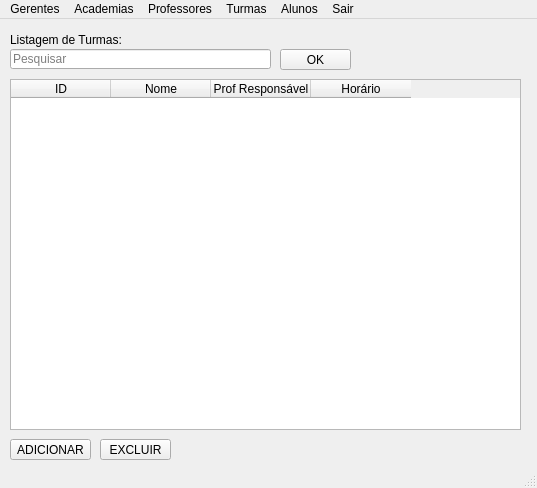
<?xml version="1.0" encoding="UTF-8"?>
<ui version="4.0">
 <class>MainWindow</class>
 <widget class="QMainWindow" name="MainWindow">
  <property name="geometry">
   <rect>
    <x>0</x>
    <y>0</y>
    <width>537</width>
    <height>488</height>
   </rect>
  </property>
  <property name="windowTitle">
   <string>MainWindow</string>
  </property>
  <widget class="QWidget" name="centralwidget">
   <widget class="QTableWidget" name="tableWidget">
    <property name="geometry">
     <rect>
      <x>10</x>
      <y>60</y>
      <width>511</width>
      <height>351</height>
     </rect>
    </property>
    <column>
     <property name="text">
      <string>ID</string>
     </property>
    </column>
    <column>
     <property name="text">
      <string>Nome</string>
     </property>
    </column>
    <column>
     <property name="text">
      <string>Prof Responsável</string>
     </property>
    </column>
    <column>
     <property name="text">
      <string>Horário</string>
     </property>
    </column>
   </widget>
   <widget class="QLabel" name="label">
    <property name="geometry">
     <rect>
      <x>10</x>
      <y>10</y>
      <width>131</width>
      <height>21</height>
     </rect>
    </property>
    <property name="text">
     <string>Listagem de Turmas:</string>
    </property>
   </widget>
   <widget class="QLineEdit" name="lineEdit">
    <property name="geometry">
     <rect>
      <x>10</x>
      <y>30</y>
      <width>261</width>
      <height>20</height>
     </rect>
    </property>
    <property name="placeholderText">
     <string>Pesquisar</string>
    </property>
   </widget>
   <widget class="QPushButton" name="pushButton">
    <property name="geometry">
     <rect>
      <x>280</x>
      <y>30</y>
      <width>71</width>
      <height>21</height>
     </rect>
    </property>
    <property name="text">
     <string>OK</string>
    </property>
   </widget>
   <widget class="QPushButton" name="pushButton_2">
    <property name="geometry">
     <rect>
      <x>10</x>
      <y>420</y>
      <width>81</width>
      <height>21</height>
     </rect>
    </property>
    <property name="text">
     <string>ADICIONAR</string>
    </property>
   </widget>
   <widget class="QPushButton" name="pushButton_3">
    <property name="geometry">
     <rect>
      <x>100</x>
      <y>420</y>
      <width>71</width>
      <height>21</height>
     </rect>
    </property>
    <property name="text">
     <string>EXCLUIR</string>
    </property>
   </widget>
  </widget>
  <widget class="QMenuBar" name="menubar">
   <property name="geometry">
    <rect>
     <x>0</x>
     <y>0</y>
     <width>537</width>
     <height>21</height>
    </rect>
   </property>
   <widget class="QMenu" name="menuInicio">
    <property name="title">
     <string>Academias</string>
    </property>
    <addaction name="actionCadastrar"/>
    <addaction name="actionExcluir"/>
    <addaction name="actionListar"/>
   </widget>
   <widget class="QMenu" name="menuGerentes">
    <property name="title">
     <string>Gerentes</string>
    </property>
    <addaction name="actionCadastrar_2"/>
    <addaction name="actionExcluir_2"/>
    <addaction name="actionListar_2"/>
   </widget>
   <widget class="QMenu" name="menuProfessores">
    <property name="title">
     <string>Professores</string>
    </property>
    <addaction name="actionCadastrar_3"/>
    <addaction name="actionExluir"/>
    <addaction name="actionListar_3"/>
   </widget>
   <widget class="QMenu" name="menuTurmas">
    <property name="title">
     <string>Turmas</string>
    </property>
    <addaction name="actionCadastrar_4"/>
    <addaction name="actionExcluir_3"/>
    <addaction name="actionListar_4"/>
   </widget>
   <widget class="QMenu" name="menuAlunos">
    <property name="title">
     <string>Alunos</string>
    </property>
    <addaction name="actionCadastrar_5"/>
    <addaction name="actionExcluir_4"/>
    <addaction name="actionListar_5"/>
   </widget>
   <widget class="QMenu" name="menuSair">
    <property name="title">
     <string>Sair</string>
    </property>
    <addaction name="actionVoltar_ao_Login"/>
   </widget>
   <addaction name="menuGerentes"/>
   <addaction name="menuInicio"/>
   <addaction name="menuProfessores"/>
   <addaction name="menuTurmas"/>
   <addaction name="menuAlunos"/>
   <addaction name="menuSair"/>
  </widget>
  <widget class="QStatusBar" name="statusbar"/>
  <action name="actionCadastrar">
   <property name="text">
    <string>Cadastrar</string>
   </property>
  </action>
  <action name="actionExcluir">
   <property name="text">
    <string>Excluir</string>
   </property>
  </action>
  <action name="actionListar">
   <property name="text">
    <string>Listar</string>
   </property>
  </action>
  <action name="actionCadastrar_2">
   <property name="text">
    <string>Cadastrar</string>
   </property>
  </action>
  <action name="actionExcluir_2">
   <property name="text">
    <string>Excluir</string>
   </property>
  </action>
  <action name="actionListar_2">
   <property name="text">
    <string>Listar</string>
   </property>
  </action>
  <action name="actionCadastrar_3">
   <property name="text">
    <string>Cadastrar</string>
   </property>
  </action>
  <action name="actionExluir">
   <property name="text">
    <string>Exluir</string>
   </property>
  </action>
  <action name="actionListar_3">
   <property name="text">
    <string>Listar</string>
   </property>
  </action>
  <action name="actionCadastrar_4">
   <property name="text">
    <string>Cadastrar</string>
   </property>
  </action>
  <action name="actionExcluir_3">
   <property name="text">
    <string>Excluir</string>
   </property>
  </action>
  <action name="actionListar_4">
   <property name="text">
    <string>Listar</string>
   </property>
  </action>
  <action name="actionCadastrar_5">
   <property name="text">
    <string>Cadastrar</string>
   </property>
  </action>
  <action name="actionExcluir_4">
   <property name="text">
    <string>Excluir</string>
   </property>
  </action>
  <action name="actionListar_5">
   <property name="text">
    <string>Listar</string>
   </property>
  </action>
  <action name="actionVoltar_ao_Login">
   <property name="text">
    <string>Voltar ao Login</string>
   </property>
  </action>
 </widget>
 <resources/>
 <connections/>
</ui>
